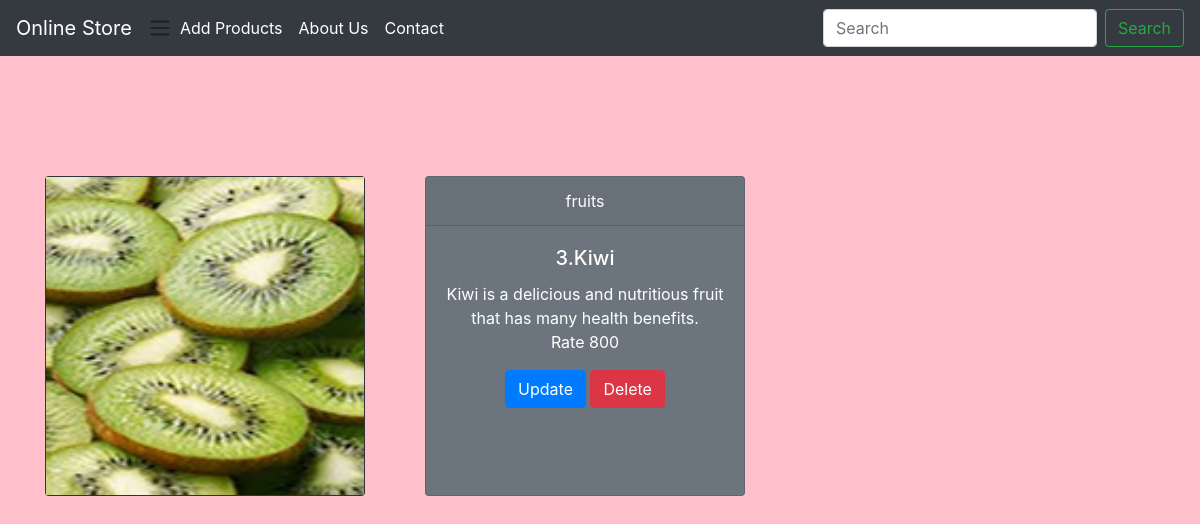
Screenshot of /fruits/3 with the database file from the repository.
### productapp/models.py (models this page shows, shortened)
class fruits(models.Model):
    name = models.CharField(max_length=250)
    disc = models.CharField(max_length=250)
    rate = models.IntegerField()
    pic = models.ImageField(upload_to='images')

### productapp/views.py (the view)
# urls.py: path('<str:item>/<int:item_id>', views.details, name='details'),
def details(request, item, item_id):
    item_models = {
        'fruits': fruits,
        'vegetables': vegetables,
        'kidsitem': kidsitem
    }
    item_model = item_models.get(item)
    if item_model:
        data = item_model.objects.get(id=item_id)
        context = {'data': data, 'group': item}
        return render(request, 'details.html', context)
    else:
        return HttpResponse('invalid item')

### templates/details.html
{% extends 'base.html' %}
{% block body %}
<br>
<br>
<br>
<div class="container">
    <div class="row">
         <div class="col-md-4">
              <div class="card text-white bg-dark mb-3" style="max-width: 20rem; height:20rem">
                  <img src="{{data.pic.url}}" width="100% height=100%">
              <div class="card-body">
              </div>
            </div>
         </div>
        <div class="col-md-4">
              <div class="card text-white bg-secondary mb-3" style="max-width: 20rem; height:20rem">
              <div class="card-header">{{group}}</div>
              <div class="card-body">
                <h5 class="card-title">{{data.id}}.{{data.name}}</h5>
                <p class="card-text">{{data.disc}}<br>Rate {{data.rate}}</p>
                <a class="btn btn-primary" href="/update/{{group}}/{{data.id}}">Update</a>
                  <a class="btn btn-danger" href="/delete/{{group}}/{{data.id}}">Delete</a>
              </div>
            </div>
         </div>
    </div>
</div>
{% endblock %}

### static/style.css (style rules this page uses)
body { text-align:center; background-color:pink; }

### rows the page displays
fruits: pic (picture), id "3", name "Kiwi", disc "Kiwi is a delicious and nutritious fruit that has many health benefits.", rate "800"

### other values shown
{{ group }} "fruits"
